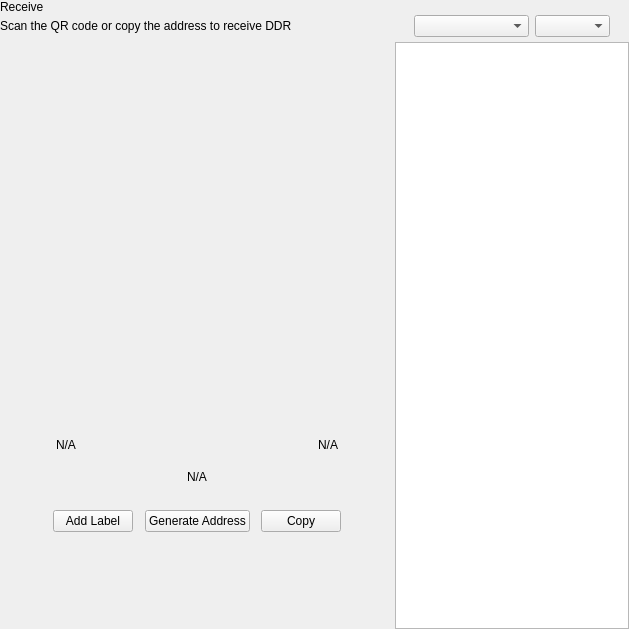
<?xml version="1.0" encoding="UTF-8"?>
<ui version="4.0">
 <class>ReceiveWidget</class>
 <widget class="QWidget" name="ReceiveWidget">
  <property name="geometry">
   <rect>
    <x>0</x>
    <y>0</y>
    <width>629</width>
    <height>629</height>
   </rect>
  </property>
  <property name="minimumSize">
   <size>
    <width>0</width>
    <height>0</height>
   </size>
  </property>
  <property name="windowTitle">
   <string>Form</string>
  </property>
  <layout class="QHBoxLayout" name="horizontalLayout_2" stretch="2,1">
   <property name="spacing">
    <number>0</number>
   </property>
   <property name="leftMargin">
    <number>0</number>
   </property>
   <property name="topMargin">
    <number>0</number>
   </property>
   <property name="rightMargin">
    <number>0</number>
   </property>
   <property name="bottomMargin">
    <number>0</number>
   </property>
   <item>
    <widget class="QWidget" name="left" native="true">
     <layout class="QVBoxLayout" name="verticalLayout_3">
      <property name="leftMargin">
       <number>0</number>
      </property>
      <property name="topMargin">
       <number>0</number>
      </property>
      <property name="rightMargin">
       <number>0</number>
      </property>
      <property name="bottomMargin">
       <number>0</number>
      </property>
      <item>
       <layout class="QVBoxLayout" name="verticalLayout_2">
        <property name="spacing">
         <number>0</number>
        </property>
        <property name="leftMargin">
         <number>0</number>
        </property>
        <item>
         <layout class="QHBoxLayout" name="horizontalLayout_3">
          <property name="spacing">
           <number>0</number>
          </property>
          <item>
           <layout class="QVBoxLayout" name="verticalLayout_4">
            <property name="spacing">
             <number>5</number>
            </property>
            <item>
             <widget class="QLabel" name="labelTitle">
              <property name="text">
               <string>Receive</string>
              </property>
             </widget>
            </item>
            <item alignment="Qt::AlignTop">
             <widget class="QLabel" name="labelSubtitle1">
              <property name="text">
               <string>Scan the QR code or copy the address to receive DDR</string>
              </property>
             </widget>
            </item>
           </layout>
          </item>
          <item>
           <spacer name="horizontalSpacer">
            <property name="orientation">
             <enum>Qt::Horizontal</enum>
            </property>
            <property name="sizeHint" stdset="0">
             <size>
              <width>40</width>
              <height>20</height>
             </size>
            </property>
           </spacer>
          </item>
         </layout>
        </item>
        <item>
         <spacer name="verticalSpacer_2">
          <property name="orientation">
           <enum>Qt::Vertical</enum>
          </property>
          <property name="sizeType">
           <enum>QSizePolicy::Expanding</enum>
          </property>
          <property name="sizeHint" stdset="0">
           <size>
            <width>20</width>
            <height>50</height>
           </size>
          </property>
         </spacer>
        </item>
        <item alignment="Qt::AlignHCenter">
         <widget class="QWidget" name="layoutQR" native="true">
          <property name="maximumSize">
           <size>
            <width>510</width>
            <height>16777215</height>
           </size>
          </property>
          <layout class="QVBoxLayout" name="verticalLayoutQr">
           <item>
            <spacer name="verticalSpacer11">
             <property name="orientation">
              <enum>Qt::Vertical</enum>
             </property>
             <property name="sizeType">
              <enum>QSizePolicy::Fixed</enum>
             </property>
             <property name="sizeHint" stdset="0">
              <size>
               <width>20</width>
               <height>20</height>
              </size>
             </property>
            </spacer>
           </item>
           <item alignment="Qt::AlignHCenter">
            <widget class="QLabel" name="labelQrImg">
             <property name="minimumSize">
              <size>
               <width>260</width>
               <height>260</height>
              </size>
             </property>
             <property name="maximumSize">
              <size>
               <width>260</width>
               <height>260</height>
              </size>
             </property>
             <property name="text">
              <string/>
             </property>
             <property name="alignment">
              <set>Qt::AlignCenter</set>
             </property>
            </widget>
           </item>
           <item>
            <spacer name="verticalSpacer_21">
             <property name="orientation">
              <enum>Qt::Vertical</enum>
             </property>
             <property name="sizeType">
              <enum>QSizePolicy::Fixed</enum>
             </property>
             <property name="sizeHint" stdset="0">
              <size>
               <width>20</width>
               <height>30</height>
              </size>
             </property>
            </spacer>
           </item>
           <item>
            <widget class="QWidget" name="widget" native="true">
             <property name="minimumSize">
              <size>
               <width>0</width>
               <height>0</height>
              </size>
             </property>
             <layout class="QHBoxLayout" name="horizontalLayout_5">
              <item>
               <widget class="QLabel" name="labelLabel">
                <property name="text">
                 <string notr="true">N/A</string>
                </property>
               </widget>
              </item>
              <item>
               <spacer name="horizontalSpacer_2">
                <property name="orientation">
                 <enum>Qt::Horizontal</enum>
                </property>
                <property name="sizeHint" stdset="0">
                 <size>
                  <width>141</width>
                  <height>20</height>
                 </size>
                </property>
               </spacer>
              </item>
              <item>
               <widget class="QLabel" name="labelDate">
                <property name="text">
                 <string notr="true">N/A</string>
                </property>
                <property name="alignment">
                 <set>Qt::AlignRight|Qt::AlignTrailing|Qt::AlignVCenter</set>
                </property>
               </widget>
              </item>
             </layout>
            </widget>
           </item>
           <item>
            <widget class="QLabel" name="labelAddress">
             <property name="sizePolicy">
              <sizepolicy hsizetype="Expanding" vsizetype="Preferred">
               <horstretch>0</horstretch>
               <verstretch>0</verstretch>
              </sizepolicy>
             </property>
             <property name="minimumSize">
              <size>
               <width>300</width>
               <height>0</height>
              </size>
             </property>
             <property name="text">
              <string notr="true">N/A</string>
             </property>
             <property name="alignment">
              <set>Qt::AlignCenter</set>
             </property>
            </widget>
           </item>
           <item>
            <spacer name="verticalSpacer_4">
             <property name="orientation">
              <enum>Qt::Vertical</enum>
             </property>
             <property name="sizeType">
              <enum>QSizePolicy::Fixed</enum>
             </property>
             <property name="sizeHint" stdset="0">
              <size>
               <width>20</width>
               <height>20</height>
              </size>
             </property>
            </spacer>
           </item>
           <item>
            <layout class="QHBoxLayout" name="horizontalLayout_4">
             <item alignment="Qt::AlignHCenter">
              <widget class="QPushButton" name="pushButtonLabel">
               <property name="focusPolicy">
                <enum>Qt::NoFocus</enum>
               </property>
               <property name="text">
                <string>Add Label</string>
               </property>
              </widget>
             </item>
             <item alignment="Qt::AlignHCenter">
              <widget class="QPushButton" name="pushButtonNewAddress">
               <property name="focusPolicy">
                <enum>Qt::NoFocus</enum>
               </property>
               <property name="text">
                <string>Generate Address</string>
               </property>
              </widget>
             </item>
             <item alignment="Qt::AlignHCenter">
              <widget class="QPushButton" name="pushButtonCopy">
               <property name="focusPolicy">
                <enum>Qt::NoFocus</enum>
               </property>
               <property name="text">
                <string>Copy</string>
               </property>
              </widget>
             </item>
            </layout>
           </item>
           <item>
            <spacer name="verticalSpacer_3">
             <property name="orientation">
              <enum>Qt::Vertical</enum>
             </property>
             <property name="sizeType">
              <enum>QSizePolicy::Expanding</enum>
             </property>
             <property name="sizeHint" stdset="0">
              <size>
               <width>20</width>
               <height>20</height>
              </size>
             </property>
            </spacer>
           </item>
          </layout>
         </widget>
        </item>
        <item>
         <spacer name="verticalSpacer">
          <property name="orientation">
           <enum>Qt::Vertical</enum>
          </property>
          <property name="sizeHint" stdset="0">
           <size>
            <width>20</width>
            <height>40</height>
           </size>
          </property>
         </spacer>
        </item>
       </layout>
      </item>
     </layout>
    </widget>
   </item>
   <item>
    <widget class="QWidget" name="right" native="true">
     <layout class="QVBoxLayout" name="verticalLayout_5">
      <property name="spacing">
       <number>0</number>
      </property>
      <property name="leftMargin">
       <number>1</number>
      </property>
      <property name="topMargin">
       <number>0</number>
      </property>
      <property name="rightMargin">
       <number>0</number>
      </property>
      <property name="bottomMargin">
       <number>0</number>
      </property>
      <item>
       <layout class="QVBoxLayout" name="container_right">
        <property name="spacing">
         <number>0</number>
        </property>
        <property name="leftMargin">
         <number>0</number>
        </property>
        <property name="rightMargin">
         <number>0</number>
        </property>
        <item>
         <layout class="QVBoxLayout" name="verticalLayout">
          <property name="spacing">
           <number>6</number>
          </property>
          <property name="leftMargin">
           <number>19</number>
          </property>
          <property name="rightMargin">
           <number>19</number>
          </property>
          <item>
           <widget class="OptionButton" name="btnRequest" native="true"/>
          </item>
          <item>
           <widget class="OptionButton" name="btnMyAddresses" native="true">
            <property name="sizePolicy">
             <sizepolicy hsizetype="Preferred" vsizetype="Minimum">
              <horstretch>0</horstretch>
              <verstretch>0</verstretch>
             </sizepolicy>
            </property>
           </widget>
          </item>
         </layout>
        </item>
        <item>
         <widget class="QWidget" name="sortWidget" native="true">
          <layout class="QHBoxLayout" name="horizontalLayout_6">
           <property name="leftMargin">
            <number>19</number>
           </property>
           <property name="rightMargin">
            <number>19</number>
           </property>
           <property name="bottomMargin">
            <number>5</number>
           </property>
           <item>
            <spacer name="horizontalSpacer_3">
             <property name="orientation">
              <enum>Qt::Horizontal</enum>
             </property>
             <property name="sizeHint" stdset="0">
              <size>
               <width>40</width>
               <height>20</height>
              </size>
             </property>
            </spacer>
           </item>
           <item>
            <widget class="QComboBox" name="comboBoxSort">
             <property name="sizePolicy">
              <sizepolicy hsizetype="Preferred" vsizetype="Fixed">
               <horstretch>0</horstretch>
               <verstretch>0</verstretch>
              </sizepolicy>
             </property>
             <property name="minimumSize">
              <size>
               <width>115</width>
               <height>0</height>
              </size>
             </property>
            </widget>
           </item>
           <item>
            <widget class="QComboBox" name="comboBoxSortOrder">
             <property name="sizePolicy">
              <sizepolicy hsizetype="Preferred" vsizetype="Fixed">
               <horstretch>0</horstretch>
               <verstretch>0</verstretch>
              </sizepolicy>
             </property>
             <property name="minimumSize">
              <size>
               <width>75</width>
               <height>0</height>
              </size>
             </property>
            </widget>
           </item>
          </layout>
         </widget>
        </item>
        <item>
         <widget class="QListView" name="listViewAddress"/>
        </item>
       </layout>
      </item>
     </layout>
    </widget>
   </item>
  </layout>
 </widget>
 <customwidgets>
  <customwidget>
   <class>OptionButton</class>
   <extends>QWidget</extends>
   <header>qt/pivx/optionbutton.h</header>
   <container>1</container>
  </customwidget>
 </customwidgets>
 <resources/>
 <connections/>
</ui>
